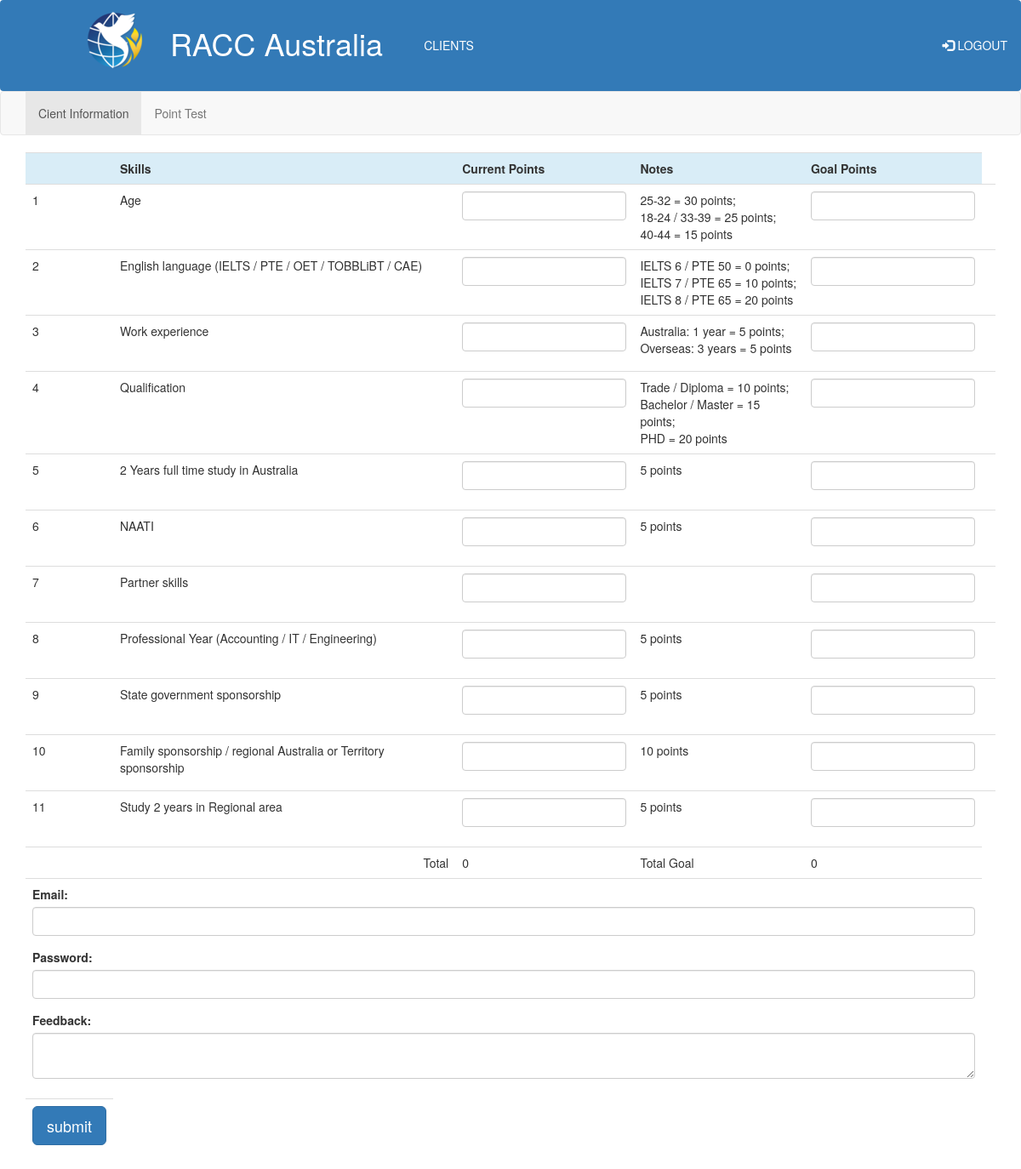
The app's page /PointTest.php?user=5 (signed in) with its own data.
### tables this page shows
CREATE TABLE `pointtype` (
  `id` int(11) NOT NULL,
  `name` varchar(255) NOT NULL,
  `note` varchar(255) NOT NULL,
  `formname` varchar(225) NOT NULL
);

### PointTest-backend.php (called while the page is built, shortened)
<?php
include('dbConnection.php');
$formValue = array();
$forms = array();
$formList = $mysqli->query("SELECT * FROM pointtype");
?>

### PointTest.php (the view, shortened to what this page needs)
<?php
include ('PointTest-backend.php');
include ('header.php');
?>
<?php include('secondary.php'); ?>
<div class = "container">
    <table class ="table" width="100%" style="border-collapse:collapse" cellpadding="13">
        <form method="post" onsubmit="return confirm('Do you really want to submit the form?');">
            <tr class = "info">
                <th></th>
                <th>Skills</th>
                <th>Current Points</th>
                <th>Notes</th>
                <th>Goal Points</th>
            </tr>
            <?php foreach ($forms as $key => $value) {?>
            <tr>
                <td><?php echo $value['id']; ?></td>
                <td><?php echo $value['name']; ?></td>
                <td>
                    <div class ="form-group">
                        <input class="form-control" id="Cage" name="<?php echo $key.'[current]';?>" type="number" value="<?php echo $formValue[$key]['current'];?>"/>
                    </div>
                </td>
                <td><?php echo $value['note']; ?></td>
                <td>
                    <div class ="form-group">
                        <input class ="form-control" name="<?php echo $key.'[goal]'; ?>" type="number" value="<?php echo $formValue[$key]['goal'];?>" />
                    </div>
                </td>
                <td><input name="<?php echo $key.'[id]'; ?>" type="hidden" value=<?php echo $value['id']; ?> /></td>
            </tr>
            <?php } ?>
            <tr>
                <td></td>
                <td style="text-align:right">Total</td>
                <td>
                    <?php echo isset($totals['current'])?$totals['current']:"0";?>
                </td>
                <td>
                    Total Goal
                </td>
                <td>
                    <?php echo isset($totals['goal'])?$totals['goal']:"0";?>
                </td>
            </tr>
            <?php if($_SESSION['userType'] != "AGENT"){ ?>
            <tr>
                <td colspan="5">
                    <div class ="form-group">
                        <label>Email:</label>
                        <input type ="email" class="form-control" name="emailUserName">
                    </div>
                    <div class ="form-group">
                        <label>Password:</label>
                        <input type ="password" class="form-control" name="emailPassword">
                    </div>
                    <div class ="form-group">
                        <label>Feedback:</label>
                        <textarea class="form-control" name="feedback"></textarea>
                    </div>
                </td>
            </tr>
            <?php } ?>
            <tr>
                <td>
                    <input type = "submit" value = "submit" class = "btn btn-lg btn-primary pull-right">
                </td>
            </tr>
        </form>
    </table>
</div>
</body>

### records on screen
pointtype: id "1", name "Age", note "25-32 = 30 points; 18-24 / 33-39 = 25 points; 40-44 = 15 points"
pointtype: id "2", name "English language (IELTS / PTE / OET / TOBBLiBT / CAE)", note "IELTS 6 / PTE 50 = 0 points; IELTS 7 / PTE 65 = 10 points; IELTS 8 / PTE 65 = 20 points"
pointtype: id "3", name "Work experience", note "Australia: 1 year = 5 points; Overseas: 3 years = 5 points"
pointtype: id "4", name "Qualification", note "Trade / Diploma = 10 points; Bachelor / Master = 15 points; PHD = 20 points"
pointtype: id "5", name "2 Years full time study in Australia", note "5 points"
pointtype: id "6", name "NAATI", note "5 points"
pointtype: id "7", name "Partner skills"
pointtype: id "8", name "Professional Year (Accounting / IT / Engineering)", note "5 points"
pointtype: id "9", name "State government sponsorship", note "5 points"
pointtype: id "10", name "Family sponsorship / regional Australia or Territory sponsorship", note "10 points"
pointtype: id "11", name "Study 2 years in Regional area", note "5 points"
